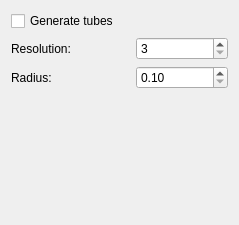
<?xml version="1.0" encoding="UTF-8"?>
<ui version="4.0">
 <class>DTIObjectSettingsWidget</class>
 <widget class="QWidget" name="DTIObjectSettingsWidget">
  <property name="geometry">
   <rect>
    <x>0</x>
    <y>0</y>
    <width>239</width>
    <height>225</height>
   </rect>
  </property>
  <property name="windowTitle">
   <string>Form</string>
  </property>
  <layout class="QVBoxLayout" name="verticalLayout">
   <item>
    <widget class="QCheckBox" name="generateTubesCheckBox">
     <property name="text">
      <string>Generate tubes</string>
     </property>
    </widget>
   </item>
   <item>
    <layout class="QHBoxLayout" name="horizontalLayout_2">
     <item>
      <widget class="QLabel" name="resolutionTextLabel">
       <property name="sizePolicy">
        <sizepolicy hsizetype="MinimumExpanding" vsizetype="Preferred">
         <horstretch>0</horstretch>
         <verstretch>0</verstretch>
        </sizepolicy>
       </property>
       <property name="minimumSize">
        <size>
         <width>119</width>
         <height>0</height>
        </size>
       </property>
       <property name="maximumSize">
        <size>
         <width>100</width>
         <height>16777215</height>
        </size>
       </property>
       <property name="text">
        <string>Resolution:</string>
       </property>
       <property name="wordWrap">
        <bool>false</bool>
       </property>
      </widget>
     </item>
     <item>
      <widget class="QSpinBox" name="resolutionSpinBox">
       <property name="keyboardTracking">
        <bool>false</bool>
       </property>
       <property name="minimum">
        <number>3</number>
       </property>
       <property name="maximum">
        <number>15</number>
       </property>
      </widget>
     </item>
    </layout>
   </item>
   <item>
    <layout class="QHBoxLayout" name="horizontalLayout">
     <item>
      <widget class="QLabel" name="radiusTextLabel">
       <property name="sizePolicy">
        <sizepolicy hsizetype="MinimumExpanding" vsizetype="Preferred">
         <horstretch>0</horstretch>
         <verstretch>0</verstretch>
        </sizepolicy>
       </property>
       <property name="minimumSize">
        <size>
         <width>119</width>
         <height>0</height>
        </size>
       </property>
       <property name="maximumSize">
        <size>
         <width>100</width>
         <height>16777215</height>
        </size>
       </property>
       <property name="text">
        <string>Radius:</string>
       </property>
       <property name="wordWrap">
        <bool>false</bool>
       </property>
      </widget>
     </item>
     <item>
      <widget class="QDoubleSpinBox" name="radiusSpinBox">
       <property name="keyboardTracking">
        <bool>false</bool>
       </property>
       <property name="minimum">
        <double>0.100000000000000</double>
       </property>
       <property name="maximum">
        <double>10.000000000000000</double>
       </property>
       <property name="singleStep">
        <double>0.100000000000000</double>
       </property>
      </widget>
     </item>
    </layout>
   </item>
   <item>
    <spacer name="verticalSpacer_2">
     <property name="orientation">
      <enum>Qt::Vertical</enum>
     </property>
     <property name="sizeHint" stdset="0">
      <size>
       <width>20</width>
       <height>219</height>
      </size>
     </property>
    </spacer>
   </item>
  </layout>
 </widget>
 <resources/>
 <connections/>
 <slots>
  <slot>RadiusLineEditChanged()</slot>
  <slot>NewResolutionSelected(int)</slot>
 </slots>
</ui>
